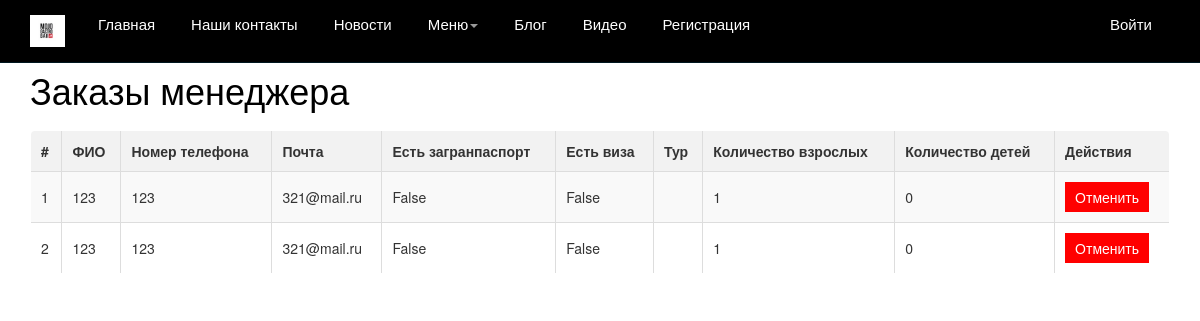
/manager/orders/, run on the app's committed database.
### app/models.py (models this page shows)
class Booking(models.Model):
    user = models.ForeignKey(User, on_delete=models.CASCADE)
    tour = models.ForeignKey(Tour, on_delete=models.CASCADE)
    adult_count = models.PositiveIntegerField()
    child_count = models.PositiveIntegerField()
    full_name = models.CharField(max_length=255)
    phone = models.CharField(max_length=20)
    email = models.EmailField()
    passport_exists = models.BooleanField(default=False)
    visa_exists = models.BooleanField(default=False)
    total_cost = models.FloatField(default=0)

### app/views.py (the view)
# urls.py: path('manager/orders/', views.manager_orders, name='manager_orders'),
def manager_orders(request):
    bookings = Booking.objects.all()  # Получение всех бронирований
    return render(request, 'app/manager_orders.html', {'bookings': bookings})

### app/context_processors.py (called while the page is built)
def categories(request):
    categories = cache.get('categories')
    if categories is None:
        categories = Category.objects.all()
        cache.set('categories', categories, 60 * 15)  # �������� �� 15 �����
    return {
        'categories': categories
    }

### app/templates/app/manager_orders.html (shortened to what this page needs)
{% extends "app/layout.html" %}
{% block content %}
<h1 style="margin-bottom: 20px;">Заказы менеджера</h1>
<table style="width: 100%; border-collapse: collapse; margin-bottom: 20px;">
    <tr>
        <th>#</th>
        <th>ФИО</th>
        <th>Номер телефона</th>
        <th>Почта</th>
        <th>Есть загранпаспорт</th>
        <th>Есть виза</th>
        <th>Тур</th>
        <th>Количество взрослых</th>
        <th>Количество детей</th>
        <th>Действия</th>
    </tr>
    {% if bookings %}
    {% for booking in bookings %}
    <tr>
        <td>{{ forloop.counter }}</td>
        <td>{{ booking.full_name }}</td>
        <td>{{ booking.phone }}</td>
        <td>{{ booking.email }}</td>
        <td>{{ booking.passport_exists }}</td>
        <td>{{ booking.visa_exists }}</td>
        <td>{{ booking.tour.country }}</td>
        <td>{{ booking.adult_count }}</td>
        <td>{{ booking.child_count }}</td>
        <td>
            <form action="{% url 'cancel_booking' booking.id %}" method="post" style="display:inline;">
                <button type="submit" style="background: red; color: white; border: none; padding: 5px 10px; cursor: pointer;">
                    Отменить
                </button>
            </form>
        </td>
    </tr>
    {% endfor %}
    {% else %}
    <tr>
        <td colspan="10" style="text-align: center;">Нет заказов.</td>
    </tr>
    {% endif %}
</table>
{% endblock %}

### app/templates/app/layout.html (shortened to what this page needs)
<!DOCTYPE html>
    {% load staticfiles %}
<link rel="stylesheet" type="text/css" href="{% static 'app/content/bootstrap.css' %}" />
<link rel="stylesheet" type="text/css" href="{% static 'app/content/site.css' %}" />
<body>
    <div class="navbar navbar-inverse navbar-fixed-top">
        <div class="container">
            <div class="navbar-header">
                <a href="/" class="navbar-brand">
                    <img src="{% static 'app/content/logo.jpg' %}" alt="logo" class="logo">
                </a>
            </div>
            <div class="navbar-collapse collapse">
                <ul class="nav navbar-nav">
                    <li><a href="{% url 'home' %}">Главная</a></li>
                    <li><a href="{% url 'contact' %}">Наши контакты</a></li>
                    <li><a href="{% url 'news_list' %}">Новости</a></li>
                    <li class="dropdown">
                        <a href="#" class="dropdown-toggle" data-toggle="dropdown">Меню<b class="caret"></b></a>
                    </li>
                    <li><a href="{% url 'blog' %}">Блог</a></li>
                    <li><a href="{% url 'videopost' %}">Видео</a></li>
                    {% if not user.is_authenticated %}
                    <li><a href="{% url 'registration' %}">Регистрация</a></li>
                    {% endif %}
                </ul>
                {% include 'app/loginpartial.html' %}
            </div>
        </div>
    </div>
<div class="container body-content">
    {% block content %}{% endblock %}
</div>
</body>
</html>

### app/templates/app/loginpartial.html
﻿{% if user.is_authenticated %}
<form id="logoutForm" action="/logout/" method="post" class="navbar-right">
    {% csrf_token %}
    <ul class="nav navbar-nav navbar-right">
        <li><span class="navbar-brand">Привет, {{ user.username }}!</span></li>
        <li><a href="javascript:document.getElementById('logoutForm').submit()">Выйти</a></li>
    </ul>
</form>
{% else %}
<ul class="nav navbar-nav navbar-right">
    <li><a href="{% url 'login' %}">Войти</a></li>
</ul>
{% endif %}

### app/static/app/content/site.css (style rules this page uses)
body { padding-top: 50px; padding-bottom: 20px; }
.body-content { padding-left: 15px; padding-right: 15px; }

### app/templates/app/layout.html (style rules this page uses)
.logo { width: 35px; height: auto; }
.navbar-inverse { background-color: #000000; border-color: #00171f; font-size: 15px; font-family: 'Tourney', sans-serif; }
.navbar-inverse .navbar-nav { text-align: center; }
.navbar-inverse .navbar-nav > li { display: inline-block; margin: 0 3px; }
.navbar-inverse .navbar-nav > li > a { color: #ffffff; }
h1, h2, h3, h4, h5 { color: #000000; transition: transform 0.3s ease; }
table { width: 100%; border-collapse: collapse; }
td, th { border: 1px solid #022b3a; padding: 10px; }
a { text-decoration: none; color: #1f7a8c; }

### app/templates/app/manager_orders.html (style rules this page uses)
table { border: 1px solid #dddddd; border-radius: 5px; overflow: hidden; }
th, td { border: 1px solid #dddddd; padding: 10px; text-align: left; }
th { background-color: #f2f2f2; }
tr:nth-child(even) { background-color: #f9f9f9; }

### data on the page
Booking: full_name "123", phone "123", email "321@mail.ru", passport_exists "False", visa_exists "False", adult_count "1", child_count "0"
Booking: full_name "123", phone "123", email "321@mail.ru", passport_exists "False", visa_exists "False", adult_count "1", child_count "0"
